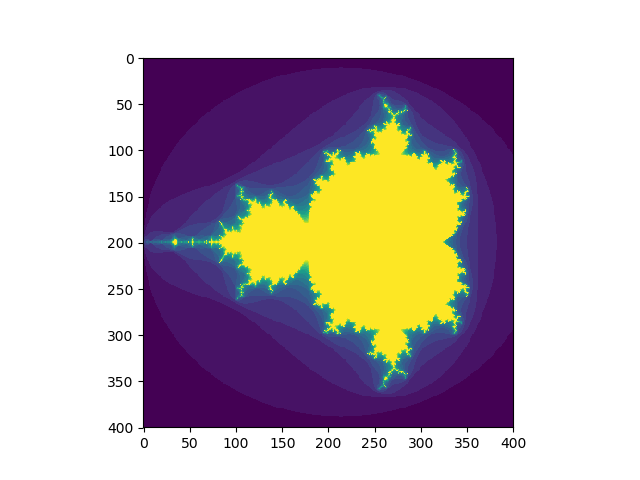

The Python source for this figure:
#!/usr/bin/env python3

# https://docs.scipy.org/doc/numpy-1.14.2/user/quickstart.html

import numpy as np
import matplotlib.pyplot as plt

def mandelbrot( h,w, maxit=20 ):
    """Returns an image of the Mandelbrot fractal of size (h,w)."""
    y,x = np.ogrid[ -1.4:1.4:h*1j, -2:0.8:w*1j ]
    c = x+y*1j
    z = c
    divtime = maxit + np.zeros(z.shape, dtype=int)

    for i in range(maxit):
        z = z**2 + c
        diverge = z*np.conj(z) > 2**2           # who is diverging
        div_now = diverge & (divtime==maxit)    # who is diverging now
        divtime[div_now] = i                    # note when
        z[diverge] = 2                          # avoid diverging too much

    return divtime

plt.imshow(mandelbrot(400,400))
plt.show()
